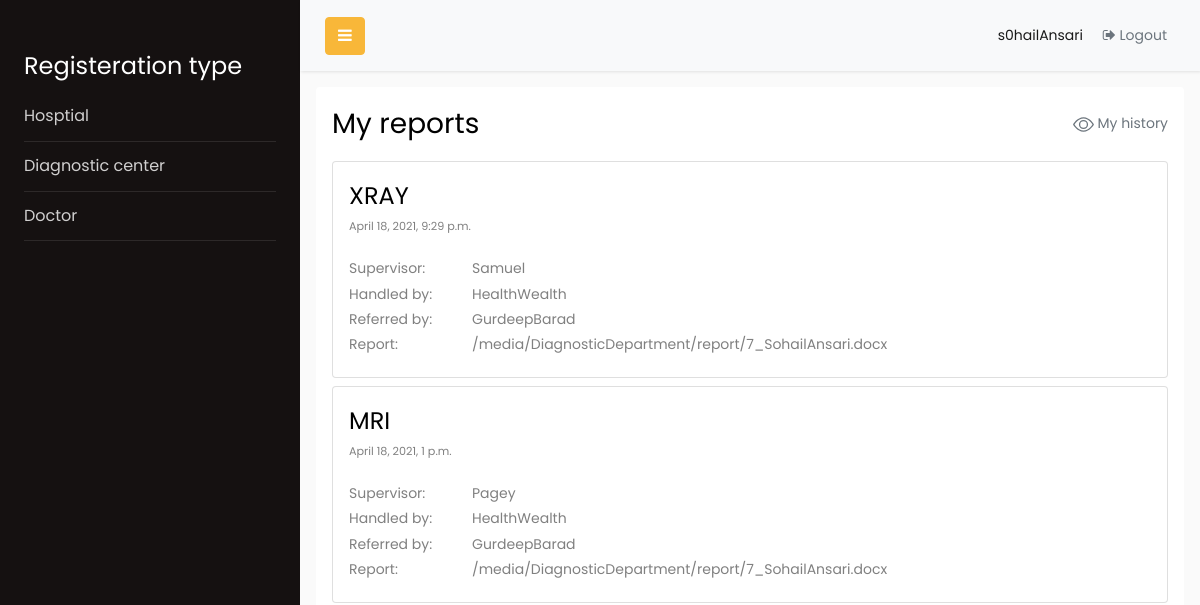
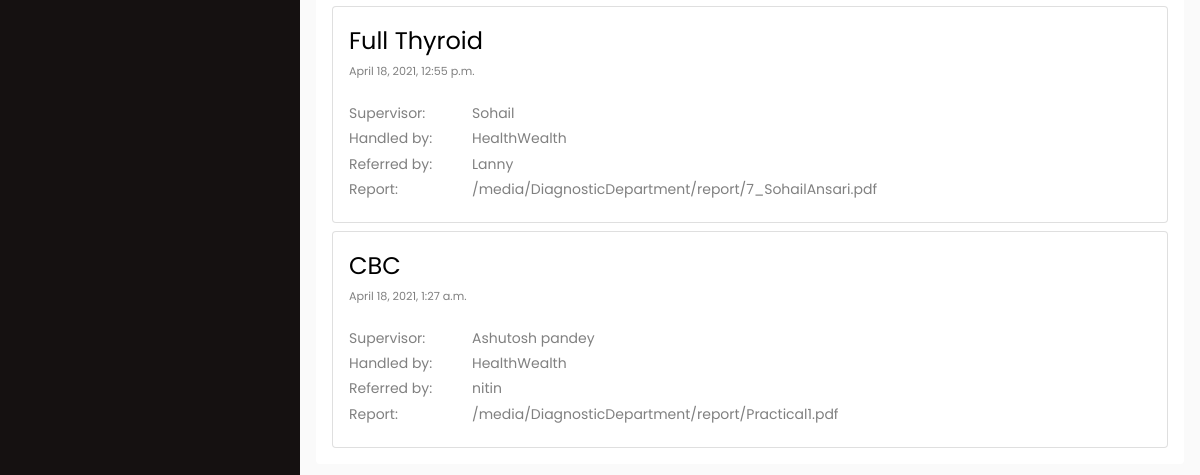
Before: /p/viewReports_p/ (signed in) with the older database file (2 pictures, top to bottom).
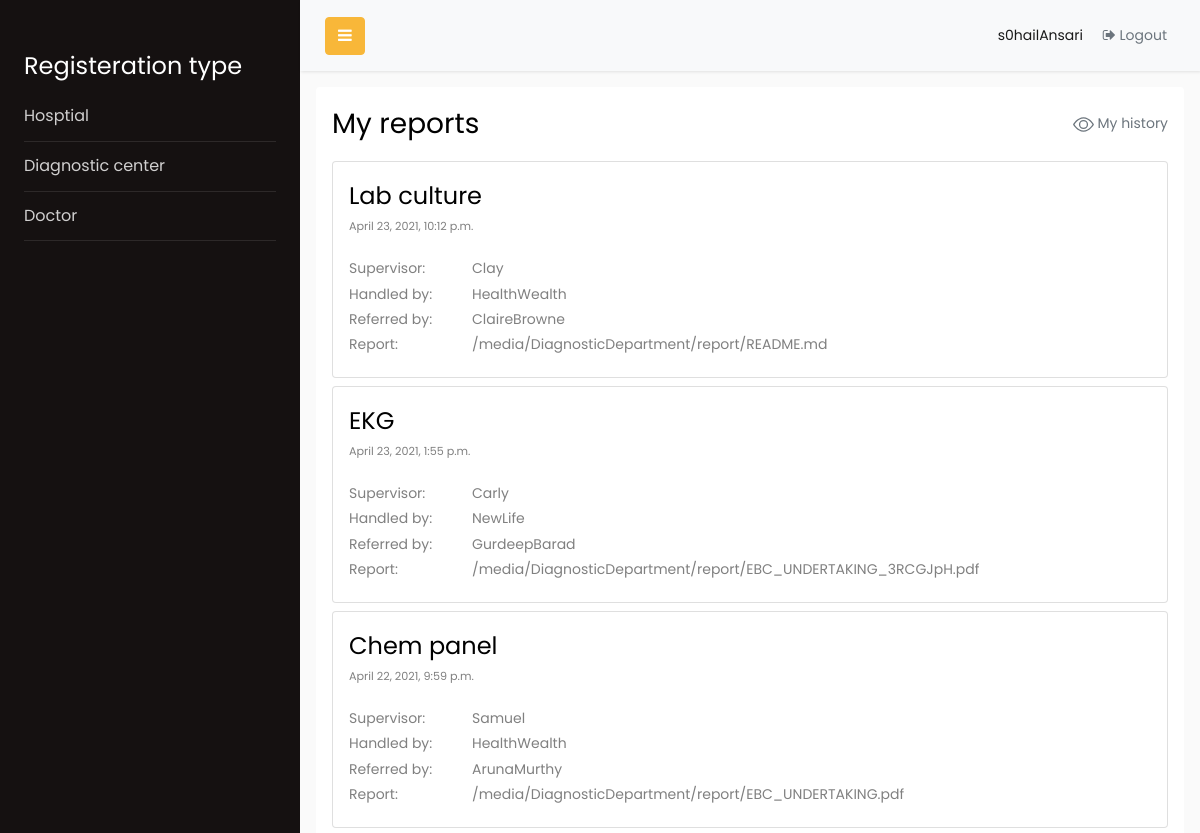
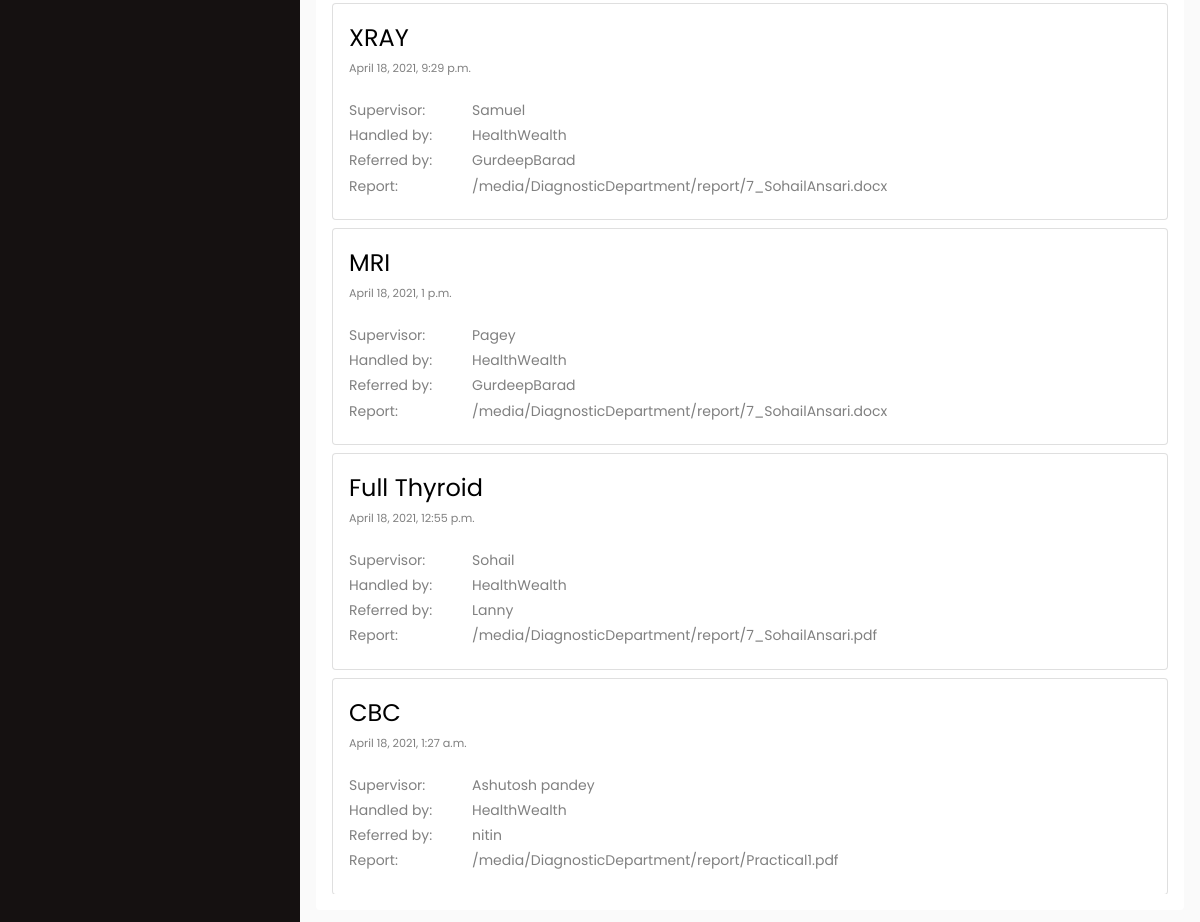
After: the same page with the newer database file (2 pictures, top to bottom).
### ARCIT/models.py (models this page shows)
class User(AbstractUser):
    id = models.BigAutoField(primary_key=True)
    is_patient = models.BooleanField(default=False)
    is_doctor = models.BooleanField(default=False)
    is_hospital = models.BooleanField(default=False)
    is_diagnosticDepartment = models.BooleanField(default=False)

### DiagnosticDepartment/models.py (models this page shows)
class DiagnosticDepartmentReport(models.Model):
    id = models.BigAutoField(primary_key=True)
    user = models.ForeignKey(settings.AUTH_USER_MODEL, related_name='dd_user', on_delete=models.CASCADE)
    name = models.CharField(max_length=100)
    supervisor = models.CharField(max_length=100)
    referred_by = models.CharField(max_length=100)
    report = models.FileField(upload_to='DiagnosticDepartment/report/')
    handled_by = models.ForeignKey(settings.AUTH_USER_MODEL, related_name='handled_by', on_delete=models.CASCADE)
    created_on = models.DateTimeField(default=timezone.now, blank=False)

### Patient/views.py (the view)
class ViewPatientReports(TemplateView):
    template_name='Patient/viewReports_p.html'
    def get(self,request, *args, **kwargs):
        user = User.objects.get(username=request.session['loggedin_username'])
        model = DiagnosticDepartmentReport.objects.filter(user=user).order_by("-created_on")
        return render(request,self.template_name,{'models':model})

### templates/Patient/viewReport.html (shortened to what this page needs)
{% extends 'sidebar.html' %}
{% block content %}
    <div style="height:calc(100vh - 105px)">
        <div class="card pl-3 pt-3 pb-3 pr-0 border-0" style="height:100%">
            <div>
                <span class="float-left"><h3>My reports</h3></span>
                <a href="{% url 'viewHistory' %}" class="float-right mt-2">
                    <span class="text-secondary" >
                        <span class="pt-1 mr-3">My history</span>
                    </span>
                </a>
            </div>
            <div style="overflow: auto;">
            <div class="pr-3">
                {% if models|length == 0 %}
                    <p class="mt-3">No reports found</P>
                {% else %}
                {% for model in models %}
                <div class="col p-0">
                    <div class="card mt-2">
                        <div class="card-title mb-0 ml-3 mt-3">
                            <h4>{{model.name}}</h4>
                        </div>
                        <div class="card-subtitle mb-3 ml-3 small">
                            {{model.created_on}}
                        </div>
                        <div class="card-body pt-1 pl-3">
                            <div class="row">
                                <span class="col-2">Supervisor:</span>
                                <span class="col-10 pl-0">{{model.supervisor}}<span>
                            </div>
                            <div class="row">
                                <span class="col-2">Handled by:</span>
                                <span class="col-10 pl-0">{{model.handled_by}}<span>
                            </div>
                            <div class="row">
                                <span class="col-2">Referred by:</span>
                                <span class="col-10 pl-0">{{model.referred_by}}<span>
                            </div>
                            <div class="row">
                                <span class="col-2">Report:</span>
                                <span class="col-10 pl-0">{{model.report.url}}<span>
                            </div>
                        </div>
                    </div>
                </div>
                {% endfor %}
                {% endif %}
                </div>
            </div>
        </div>
    </div>
{% endblock %}

### templates/sidebar.html (shortened to what this page needs)
{% load static %}
<!doctype html>
<html lang="en">
  <head>
    <link rel="stylesheet" href="https://stackpath.bootstrapcdn.com/font-awesome/4.7.0/css/font-awesome.min.css">
    <link rel="stylesheet" href="{% static 'css/style.css' %}">
  </head>
  <body>
		<div class="wrapper d-flex align-items-stretch">
			<nav id="sidebar">
				<div class="p-4 pt-5">
                <ul class="list-unstyled components mb-5">
                    {% if request.session.is_doctor %}
                        <li class="active">
                            <a href="{% url 'doctorprofile' %}">Profile</a>
                        </li>
                        <li>
                            <a href="{% url 'registeration' role="P" %}">Register new patient</a>
                        </li>
                        <li>
                            <a href="{% url 'otpAuth' %}">Existing patient</a>
                        </li>
                      {% else %}
                        <li>
                            <h4 style="color:white">Registeration type</h4>
                        </li>
                        <li>
                            <a href="{% url 'registeration' role="H" %}">Hosptial</a>
                        </li>
                        <li>
                            <a href="{% url 'registeration' role="R" %}">Diagnostic center</a>
                        </li>
                        <li>
                            <a href="{% url 'registeration' role="D" %}">Doctor</a>
                        </li>
                    {% endif %}
                </ul>
	      </div>
    	</nav>
      <div id="content">
        <nav class="navbar navbar-expand-lg navbar-light bg-light mb-0">
          <div class="container-fluid">
            <button type="button" id="sidebarCollapse" class="btn btn-primary">
              <i class="fa fa-bars"></i>
            </button>
            <div class="collapse navbar-collapse" id="navbarSupportedContent">
              <ul class="nav navbar-nav ml-auto" >
                <li class="nav-item active">
                  {% if request.session.loggedin_username %}
                    <a href="{% url 'logout' %}" class="nav-link">
                  {% else %}
                    <a href="{% url 'login' %}" class="nav-link">
                  {% endif %}
                    <span class="mr-3">{{request.session.loggedin_username}}</span>
                    <span class="text-secondary">
                      <i class="fa fa-sign-out" aria-hidden="true"></i>
                        <span class="pt-1" onclick="resetActiveSelection()">
                            {% if request.session.loggedin_username %}
                                Logout
                            {% else %}
                                Login
                            {% endif %}
                        </span>
                    </span>
                </a>
              </ul>
            </div>
          </div>
        </nav>
        <div class="p-3">
          {% block content %} {% endblock content %}
        </div>
      </div>
		</div>
  </body>
</html>

Changed rows visible on the page:
added DiagnosticDepartmentReport: name "Lab culture", created_on "April 23, 2021, 10:12 p.m.", supervisor "Clay", handled_by "HealthWealth", referred_by "ClaireBrowne", report "/media/DiagnosticDepartment/report/README.md"
added DiagnosticDepartmentReport: name "EKG", created_on "April 23, 2021, 1:55 p.m.", supervisor "Carly", handled_by "NewLife", referred_by "GurdeepBarad", report "/media/DiagnosticDepartment/report/EBC_UNDERTAKING_3RCGJpH.pdf"
added DiagnosticDepartmentReport: name "Chem panel", created_on "April 22, 2021, 9:59 p.m.", supervisor "Samuel", handled_by "HealthWealth", referred_by "ArunaMurthy", report "/media/DiagnosticDepartment/report/EBC_UNDERTAKING.pdf"
